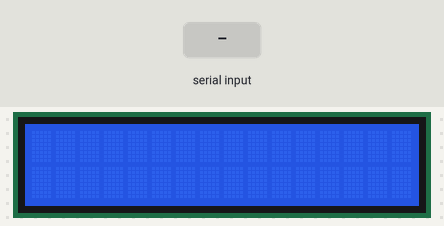
Simulated run of this sketch. Board: Arduino Uno, built with avr-gcc and run on an emulated ATmega328P. Parts: 16×2 character LCD. Inputs (shaded band) come from the test bench. What the sketch prints to the serial monitor is not drawn.

Above: at 1.2 s.
1.3 s: "1\n" received over Serial
At 1.9 s:
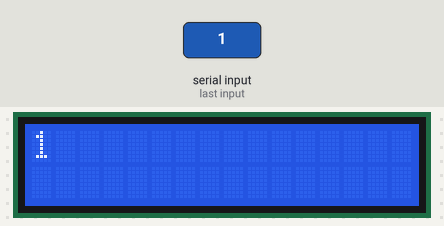
Timing chart, 0 to 4.3 s (numbered marks = the images above; inputs shaded):
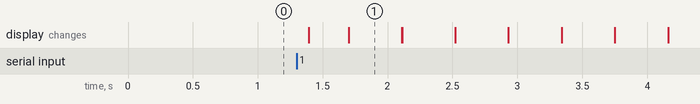

Measured:
- after the input at 1.3 s, the display: changes after 0.09 s (image 1)
- what the display in image 1 shows lasts 0.4 s, from 1.7 s to 2.1 s

The sketch:

zadanie1b.ino
```cpp
// Zadanie 1b
// przy pomocy terminala (ctrl + shift + M) wpisujemy tekst który pojawi się na wyświetlaczu 2x16 znaków, potrzebna biblioteka liquidcrystal

#include <LiquidCrystal.h>

LiquidCrystal lcd(2, 3, 4, 5, 6, 7);    // wybieramy piny potrzebne do podłączenia wyświetlacza: pierwszy z lewej: RS, drugi: E, ostatnie cztery: od D4 do D7
String str;
String letters;

void setup(){
  lcd.begin(16, 2);                     // rozmiar wyświetlacza
  lcd.noCursor();                       // wyłączamy kursor
  Serial.begin(9600);                   // połączenie szeregowe
  Serial.println("Install Gentoo!");    // tekst powitalny
}

void loop(){
  lcd.setCursor(0, 0);                  // pozycja kursora

  if(Serial.available()) {              // odczytujemy z komputera tylko wtedy gdy coś wpisujemy
    str = Serial.readStringUntil('\n'); // odczytujemy do momentu entera
    letters=str;                        // zapisujemy do innego stringa aby trzymał nam napis
  }

  lcd.print(letters);                   // wypisujemy na wyświetlaczu
  delay(100);                           // czekamy (wyświetlacz jest dosyć wolny)
  lcd.clear();                          // czyścimy (potrzebne jak wpisaliśmy coś nowego)
}
```
